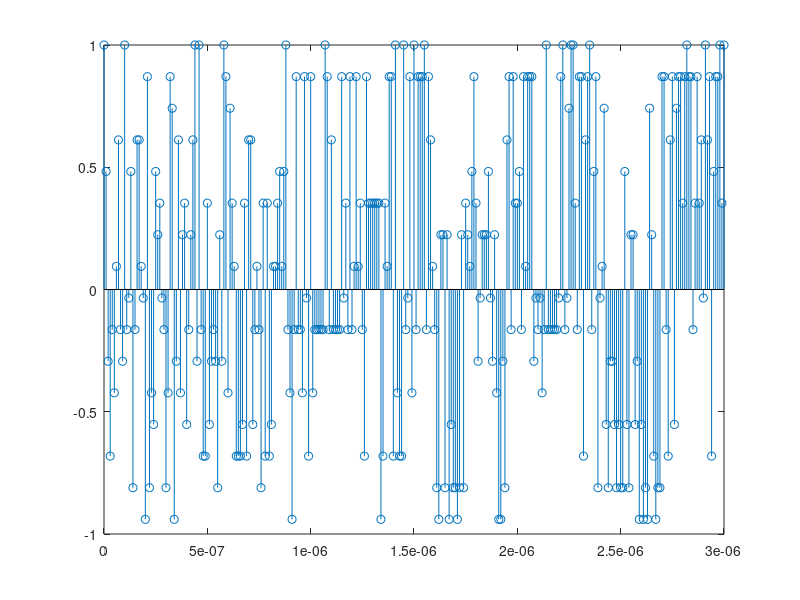
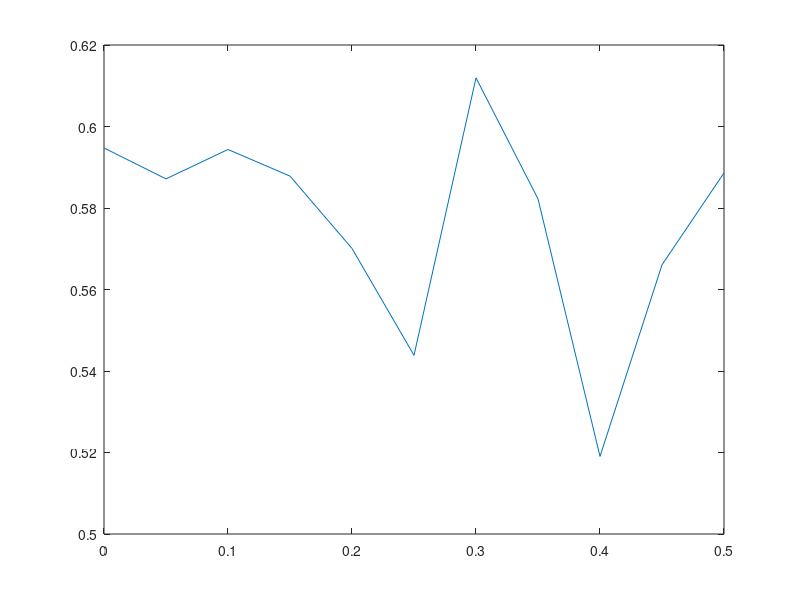
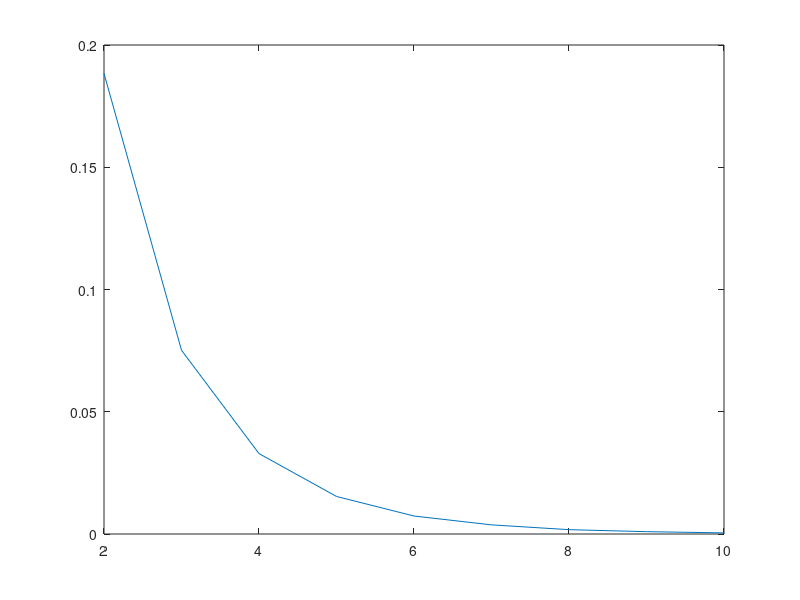

Reproduce these figures in MATLAB, in order.
clear all;
close all;

f=1e7;
fs=10e7;
ts=1/fs;
tStart=0;
tEnd=3e-6;
t=tStart:ts:tEnd;

numSamples=length(t);

y=exp(-0.1.*f.*t).*cos(2.*pi.*f.*t.*(exp(-0.1.*f.*t)));


% figure(1)
% stem(t,y)

Q=4;% 콴타이제이션 order

minlevel=min(y);
maxlevel=max(y);

% levels=[minlevel:(maxlevel-minlevel)/((2^Q)-1):maxlevel];
% 
% yQuant=zeros(1,numSamples);
% errorQuant=zeros(1,numSamples);
% errorZeroQuant = zeros(1,9);
% 
% for i=1:numSamples
%     [Y,I]=min(abs(y(i)-levels));
%     yQuant(i)=levels(I);
% end
% 
% figure(2)
% stem(t,yQuant)
Q = 2:10;
yQuant=zeros(1,numSamples);
errorQuant = zeros(1,numSamples);
errorZeroQuant = zeros(1,length(Q));
for i = 1: length(Q) 
    levels=[minlevel:(maxlevel-minlevel)/((2^Q(i)-1)):maxlevel];
    for j=1:numSamples
        [Y,I]=min(abs(y(j)-levels));
        yQuant(j)=levels(I);
        errorQuant(j) = abs(y(j) - yQuant(j));
    end
    errorZeroQuant(i) = mean(errorQuant);
end

figure(3)
plot(Q,errorZeroQuant) 

Q = 4;
%bitStream = zeros(0,numSamples*Q);
levels =[minlevel:(maxlevel-minlevel)/((2^Q)-1):maxlevel];
for j= 1 : numSamples
    [Y,I] = min(abs(y(j)-levels));
    %bitStream((j-1)*Q+1 : j*Q) = dec2bin(I-1,Q);
    bitStream(j*Q-(Q-1) : j*Q) = de2bi(I-1,Q);
    %dec2bin 은 문자열(char)로 반환 de2bi 는 정수형으로 반환된다.
end

Pb = 0 : 0.05 : 0.5 ;
error_bitStream = zeros(length(Pb),length(bitStream));

% Pb 에러율에 따라 bitStream에 에러 생성함

for i=1 : length(Pb)
    for j=1 : length(bitStream)
        if rand < Pb(i)
            if (bitStream(j) == 0)
                error_bitStream(i,j) = 1;
            else 
                error_bitStream(i,j) = 0;
            end
        else
            error_bitStream(i,j) = bitStream(j);
        end
    end
end

%error_bitStream을 십진수로 다시 변환.

error_bitStream_row = zeros(1,length(bitStream)); %error_bitStream의 한행씩
error_index = zeros(length(Pb),length(numSamples)); % Q 자리 씩 끊어서 2진수를 10진수로 변환
rec_y = zeros(length(Pb),length(numSamples)); %10진수로 변환한 값 levels 값에 넣음

errorQuant = zeros(length(Pb),length(numSamples));
avgQuantError = zeros(length(Pb),1);

for i = 1 : length(Pb)
    error_bitStream_row = error_bitStream(i,:);
    for j = 1 : numSamples
        error_index(i,j) = bi2de(error_bitStream_row(j*Q: -1 : (j-1)*Q+1)) +1 ;
        rec_y(i,j) = levels(error_index(i,j));
        
        errorQuant(i,j) = abs(y(j) - rec_y(i,j));
    end
    avgQuantError(i) = mean(errorQuant(i,:));
    
end

figure
stem(t,rec_y(5,:))

figure
plot(Pb,avgQuantError) 